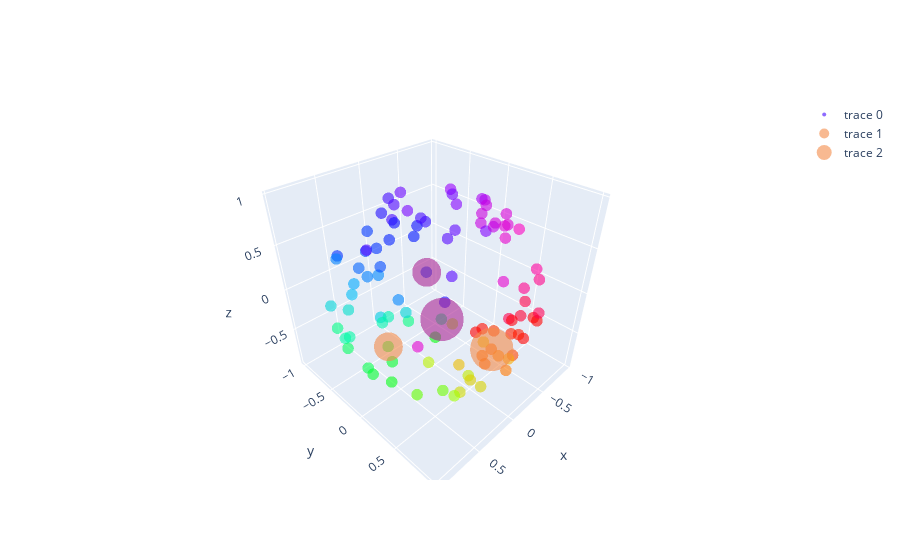

Source (notebook cell):
### Code cell
ok = output + ".csv"
df = pd.read_csv(ok)
ok = start_end_ + ".csv"
start_end_1 = pd.read_csv(ok)

#1111111111111
L = [1,26,67,93] # WRITE INPUT HERE

x = df.iloc[:,0]
y = df.iloc[:,1]
z = df.iloc[:,2]
c_1 = df.iloc[:,3]
co_1 = np.mod(c_1,1.0)
fig = go.Figure(data=[go.Scatter3d(
    x=x,
    y=y,
    z=z,
    mode='markers',
    text = [str(i) for i in co_1],
    marker=dict(
        size=4,
        color = np.mod(co_1,1.0),             # set color to an array/list of desired values
        colorscale='HSV',
        # choose a colorscale
        opacity=0.6
    )
)])

fig.add_trace(
    go.Scatter3d(
    x = df.iloc[L[:2]].iloc[:,0],
    y = df.iloc[L[:2]].iloc[:,1],
    z = df.iloc[L[:2]].iloc[:,2], mode = "markers",
      
      marker=dict(
        #c = "black",
        size=10,
        color = 0,             # set color to an array/list of desired values
        colorscale='magma',
        # choose a colorscale
        opacity=0.6
    )))


fig.add_trace(
    go.Scatter3d(
    x = df.iloc[L[2:]].iloc[:,0],
    y = df.iloc[L[2:]].iloc[:,1],
    z = df.iloc[L[2:]].iloc[:,2], mode = "markers",
      
      marker=dict(
        #color = "black",
        size=10,
        color = 1,             # set color to an array/list of desired values
        colorscale='magma',
        # choose a colorscale
        opacity=0.6
    )))


fig.show()
